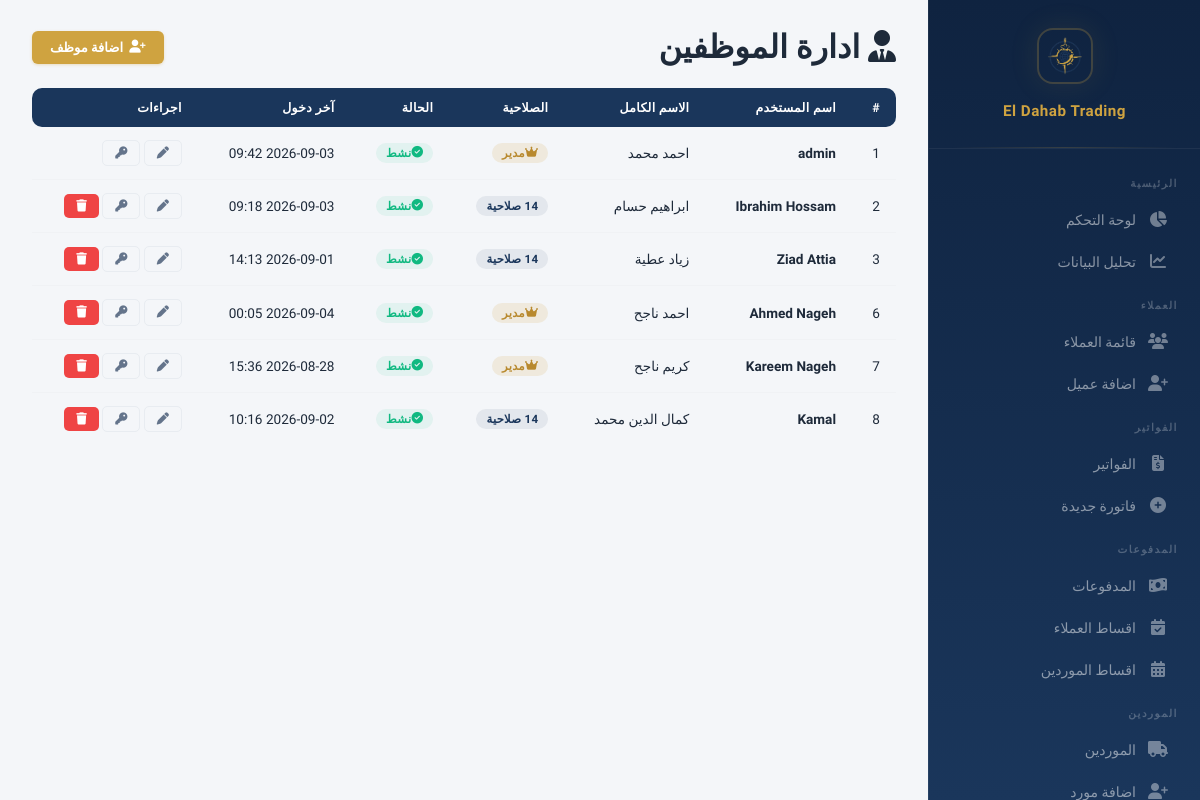
/employees (signed in), run on an earlier commit of the app's database.
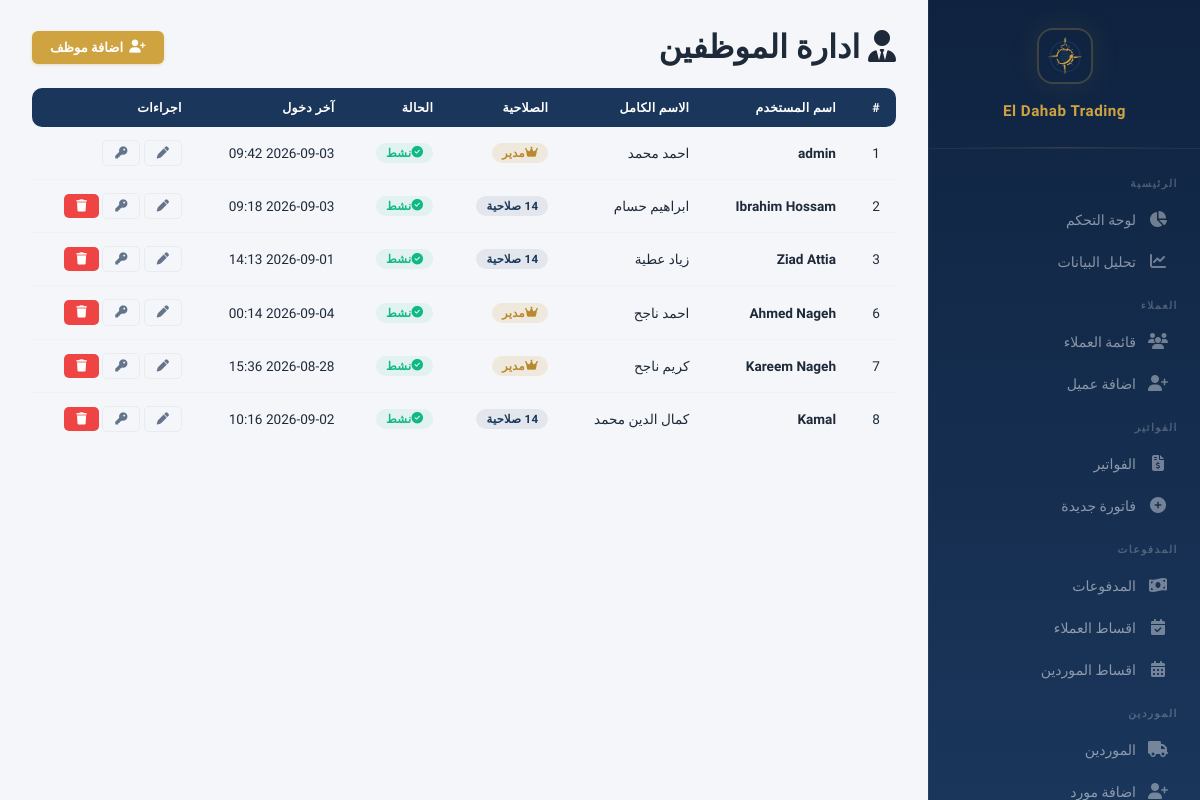
And on a later commit of the database.
### models.py (models this page shows, shortened)
class User(db.Model):
    __tablename__ = 'users'
    id = db.Column(db.Integer, primary_key=True)
    username = db.Column(db.String(80), unique=True, nullable=False)
    password_hash = db.Column(db.String(256), nullable=False)
    full_name = db.Column(db.String(200))
    is_admin = db.Column(db.Boolean, default=False)
    is_active = db.Column(db.Boolean, default=True)
    created_at = db.Column(db.DateTime, default=datetime.utcnow)
    last_login = db.Column(db.DateTime)
    permissions = db.relationship('UserPermission', backref='user', lazy=True, cascade='all, delete-orphan')
    def has_permission(self, page):
        if self.is_admin:
            return True
        return any(p.page == page for p in self.permissions)

### app.py (the view)
@app.route('/employees')
@login_required
def employees_list():
    if not current_user().is_admin:
        flash('ليس لديك صلاحية', 'danger')
        return redirect(url_for('dashboard'))
    users = User.query.order_by(User.id).all()
    return render_template('employees_list.html', users=users, PAGES=PAGES)

### app.py (called while the page is built)
@app.context_processor
def inject_payment_methods():
    return {'PAYMENT_METHODS': PAYMENT_METHODS, 'parse_images': parse_images}

@app.before_request
def check_session_expiry():
    if 'user_id' in session and session.get('expires_at'):
        if datetime.utcnow().timestamp() > session['expires_at']:
            session.clear()
            flash('انتهت الجلسة، يرجى تسجيل الدخول مرة اخرى', 'warning')
            return redirect(url_for('login'))

@app.context_processor
def inject_user():
    if not hasattr(g, 'current_user'):
        g.current_user = db.session.get(User, session['user_id']) if 'user_id' in session else None
    return dict(current_user=g.current_user)

def current_user():
    if 'user_id' in session:
        return User.query.get(session['user_id'])
    return None

### templates/employees_list.html (shortened to what this page needs)
{% extends "base.html" %}
{% block content %}
<div class="page-header" style="display:flex;justify-content:space-between;align-items:center;flex-wrap:wrap;gap:12px;">
    <h1><i class="fa-solid fa-user-tie"></i> ادارة الموظفين</h1>
    <a href="{{ url_for('employee_add') }}" class="btn btn-gold"><i class="fa-solid fa-user-plus"></i> اضافة موظف</a>
</div>
<div class="table-responsive">
    <table class="table">
        <thead>
            <tr>
                <th>#</th>
                <th>اسم المستخدم</th>
                <th>الاسم الكامل</th>
                <th>الصلاحية</th>
                <th>الحالة</th>
                <th>آخر دخول</th>
                <th>اجراءات</th>
            </tr>
        </thead>
        <tbody>
            {% for u in users %}
            <tr>
                <td>{{ u.id }}</td>
                <td><strong>{{ u.username }}</strong></td>
                <td>{{ u.full_name or '-' }}</td>
                <td>
                    {% if u.is_admin %}
                        <span class="badge badge-gold"><i class="fa-solid fa-crown"></i> مدير</span>
                    {% else %}
                        <span class="badge badge-navy">{{ u.permissions | length }} صلاحية</span>
                    {% endif %}
                </td>
                <td>
                    {% if u.is_active %}
                        <span class="badge badge-success"><i class="fa-solid fa-check-circle"></i> نشط</span>
                    {% else %}
                        <span class="badge badge-danger"><i class="fa-solid fa-ban"></i> معطل</span>
                    {% endif %}
                </td>
                <td>{{ u.last_login.strftime('%Y-%m-%d %H:%M') if u.last_login else 'لم يسجل دخول' }}</td>
                <td>
                    <div class="action-buttons">
                        <a href="{{ url_for('employee_edit', user_id=u.id) }}" class="btn btn-sm btn-outline" title="تعديل">
                            <i class="fa-solid fa-pen"></i>
                        </a>
                        <a href="{{ url_for('employee_permissions', user_id=u.id) }}" class="btn btn-sm btn-outline" title="الصلاحيات">
                            <i class="fa-solid fa-key"></i>
                        </a>
                        {% if u.username != 'admin' %}
                        <form method="POST" action="{{ url_for('employee_delete', user_id=u.id) }}" style="display:inline;" onsubmit="return confirm('هل انت متاكد من حذف هذا الموظف؟')">
                            <button type="submit" class="btn btn-sm btn-danger" title="حذف"><i class="fa-solid fa-trash"></i></button>
                        </form>
                        {% endif %}
                    </div>
                </td>
            </tr>
            {% endfor %}
        </tbody>
    </table>
</div>
{% endblock %}

### templates/base.html (shortened to what this page needs)
<!DOCTYPE html>
<html lang="ar" dir="rtl">
<head>
    <link rel="stylesheet" href="https://cdnjs.cloudflare.com/ajax/libs/font-awesome/6.5.1/css/all.min.css">
    <link rel="stylesheet" href="{{ url_for('static', filename='css/style.css') }}">
</head>
<body>
    <div class="app-layout">
        <nav class="sidebar" id="sidebar">
            <div class="sidebar-header">
                <img src="{{ url_for('static', filename='logo.png') }}" alt="Logo">
                <h2>El Dahab Trading</h2>
            </div>
            <div class="sidebar-nav">
                {% if current_user.is_admin or current_user.has_permission('dashboard') %}
                <div class="nav-section">الرئيسية</div>
                <a href="{{ url_for('dashboard') }}" class="nav-link {% if request.endpoint == 'dashboard' %}active{% endif %}">
                    <span class="icon"><i class="fas fa-chart-pie"></i></span> لوحة التحكم
                </a>
                {% endif %}
                {% if current_user.is_admin or current_user.has_permission('analytics') %}
                <a href="{{ url_for('analytics') }}" class="nav-link {% if request.endpoint == 'analytics' %}active{% endif %}">
                    <span class="icon"><i class="fas fa-chart-line"></i></span> تحليل البيانات
                </a>
                {% endif %}
                {% if current_user.is_admin or current_user.has_permission('customers') or current_user.has_permission('customer_add') %}
                <div class="nav-section">العملاء</div>
                {% if current_user.is_admin or current_user.has_permission('customers') %}
                <a href="{{ url_for('customers_list') }}" class="nav-link {% if 'customer' in request.endpoint %}active{% endif %}">
                    <span class="icon"><i class="fas fa-users"></i></span> قائمة العملاء
                </a>
                {% endif %}
                {% if current_user.is_admin or current_user.has_permission('customer_add') %}
                <a href="{{ url_for('customer_add') }}" class="nav-link">
                    <span class="icon"><i class="fas fa-user-plus"></i></span> اضافة عميل
                </a>
                {% endif %}
                {% endif %}
                {% if current_user.is_admin or current_user.has_permission('invoices') or current_user.has_permission('invoice_add') %}
                <div class="nav-section">الفواتير</div>
                {% if current_user.is_admin or current_user.has_permission('invoices') %}
                <a href="{{ url_for('invoices_list') }}" class="nav-link {% if 'invoice' in request.endpoint %}active{% endif %}">
                    <span class="icon"><i class="fas fa-file-invoice-dollar"></i></span> الفواتير
                </a>
                {% endif %}
                {% if current_user.is_admin or current_user.has_permission('invoice_add') %}
                <a href="{{ url_for('invoice_add') }}" class="nav-link">
                    <span class="icon"><i class="fas fa-plus-circle"></i></span> فاتورة جديدة
                </a>
                {% endif %}
                {% endif %}
                {% if current_user.is_admin or current_user.has_permission('payments') or current_user.has_permission('installments_list') or current_user.has_permission('supplier_installments_list') %}
                <div class="nav-section">المدفوعات</div>
                {% if current_user.is_admin or current_user.has_permission('payments') %}
                <a href="{{ url_for('payments_list') }}" class="nav-link {% if 'payment' in request.endpoint and 'supplier' not in request.endpoint %}active{% endif %}">
                    <span class="icon"><i class="fas fa-money-bill-wave"></i></span> المدفوعات
                </a>
                {% endif %}
                {% if current_user.is_admin or current_user.has_permission('installments_list') %}
                <a href="{{ url_for('installments_list') }}" class="nav-link {% if 'installment' in request.endpoint and 'supplier' not in request.endpoint %}active{% endif %}">
                    <span class="icon"><i class="fas fa-calendar-check"></i></span> اقساط العملاء
                </a>
                {% endif %}
                {% if current_user.is_admin or current_user.has_permission('supplier_installments_list') %}
                <a href="{{ url_for('supplier_installments_list') }}" class="nav-link {% if 'supplier_installment' in request.endpoint %}active{% endif %}">
                    <span class="icon"><i class="fas fa-calendar-alt"></i></span> اقساط الموردين
                </a>
                {% endif %}
                {% endif %}
                {% if current_user.is_admin or current_user.has_permission('suppliers') or current_user.has_permission('supplier_add') %}
                <div class="nav-section">الموردين</div>
                {% if current_user.is_admin or current_user.has_permission('suppliers') %}
                <a href="{{ url_for('suppliers_list') }}" class="nav-link {% if 'supplier' in request.endpoint and 'payment' not in request.endpoint %}active{% endif %}">
                    <span class="icon"><i class="fas fa-truck"></i></span> الموردين
                </a>
                {% endif %}
                {% if current_user.is_admin or current_user.has_permission('supplier_add') %}
                <a href="{{ url_for('supplier_add') }}" class="nav-link">
                    <span class="icon"><i class="fas fa-user-plus"></i></span> اضافة مورد
                </a>
                {% endif %}
                {% endif %}
            </div>
        </nav>
        <main class="main-content">
            <div class="content-area">
                {% block content %}{% endblock %}
            </div>
        </main>
    </div>
</body>
</html>

What changed in the data, as far as the page shows it:
changed User "Ahmed Nageh": last_login "2026-09-04 00:05" → "2026-09-04 00:14"
